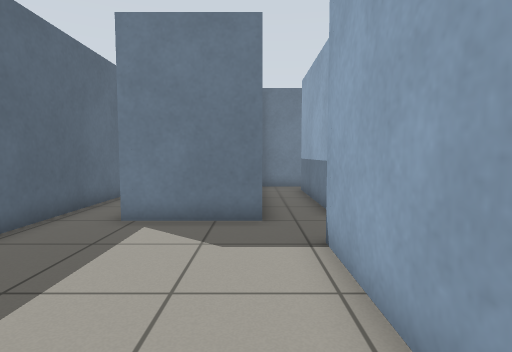
[1] (above)

16 first-person views from a walk through a world built for the Gazebo simulator. The camera is 0.82 m above the floor, tilts 4° down and sees 80° across. The floor is counted in squares, 0.5 m on a side. Each view is taken from the middle of a square. On the plan, view 1 faces up. The plan holds only what a view shows up to about 15 squares ahead; the rest is blank.

[2]
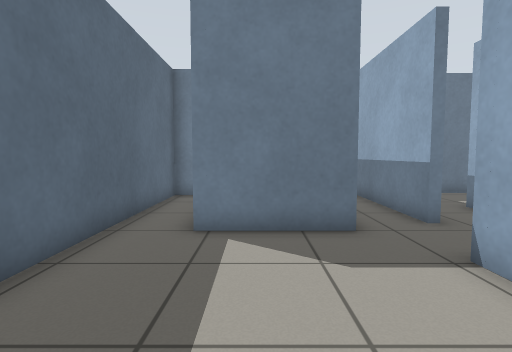

[3]
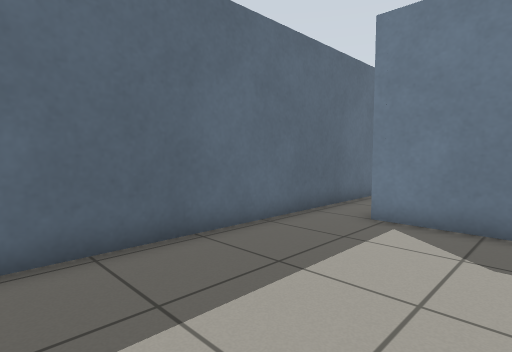

[4]
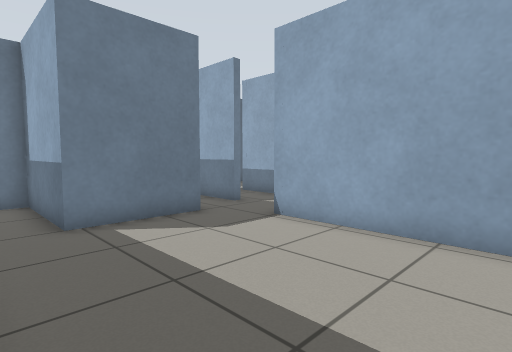

[5]
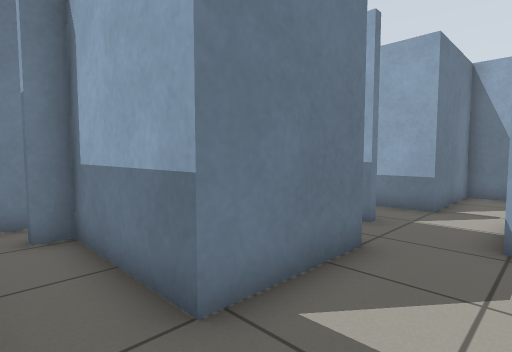

[6]
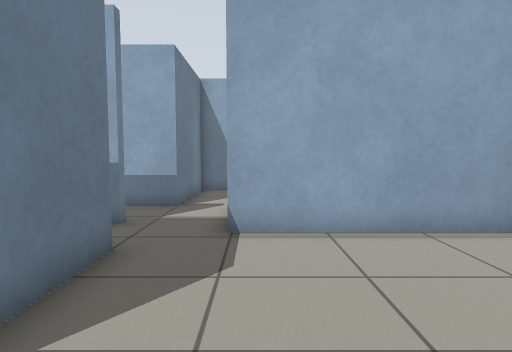

[7]
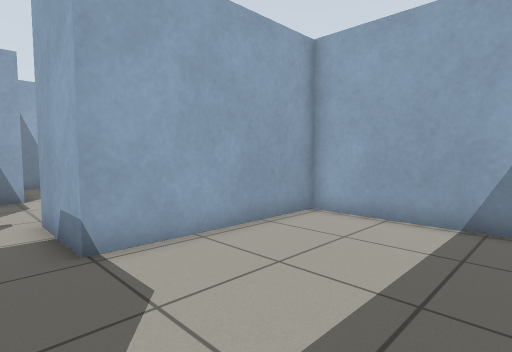

[8]
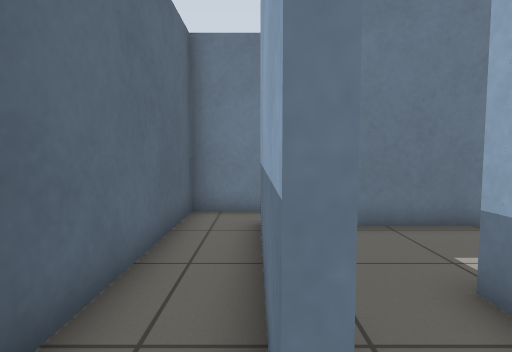

[9]
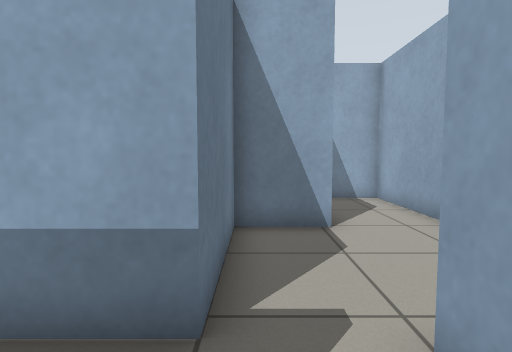

[10]
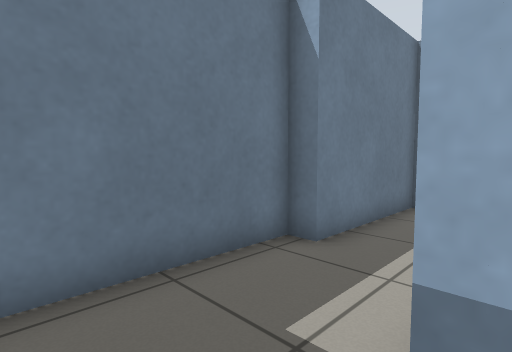

[11]
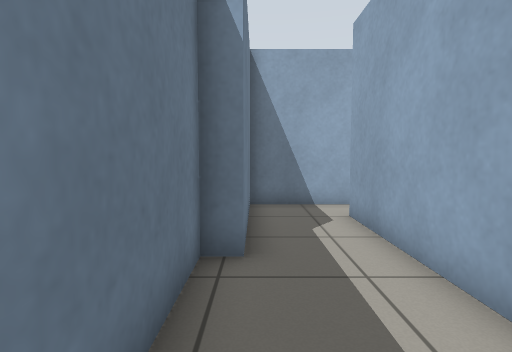

[12]
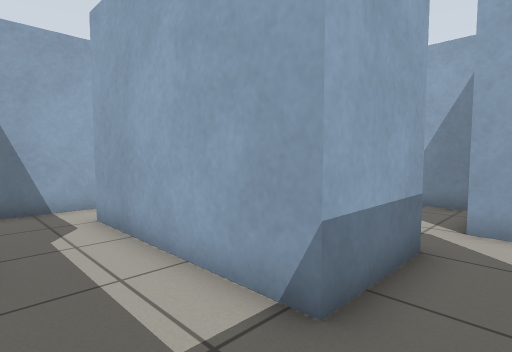

[13]
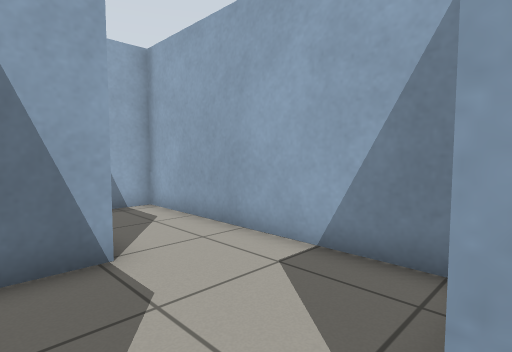

[14]
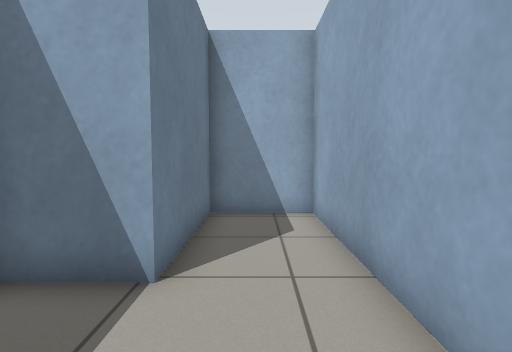

[15]
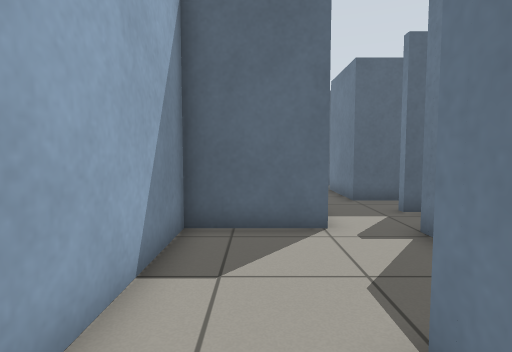

[16]
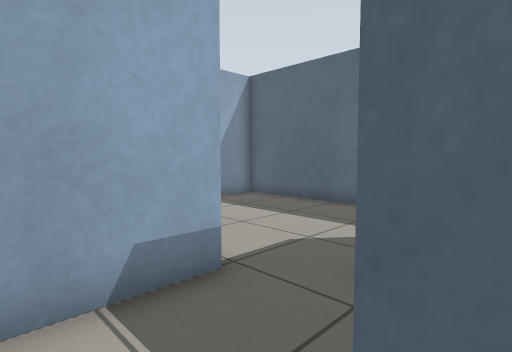

### Floor plan
Points are (right, up) in squares from view 1. A wall is a line through its corners. A room is listed if a view was taken in it or the views show most of it. See-through windows are left out.
Room 1 (views 1, 2, 3, 4, 5, 6, 7, 8, 9)
walls: (2.4, 8.2) (2.1, 8.2) (2.1, 14.2); (-3.7, 13.2) (-5.3, 13.2) (-5.3, -0.7) (1.3, -0.7) (1.3, 5.6) (2.5, 5.6); (2.3, 15.7) (0.2, 15.7) (0.2, 7.5) (-3.3, 7.5) (-3.3, 11.7) (-4.1, 11.7)
ways out: opening at (2, 7) to room 2; opening at (-3.5, 13); opening at (1, 15)
Room 2 (views 10, 13, 16)
walls: (2.5, 5.6) (4.3, 5.6); (2.4, 9) (2.4, 8.2); (8.8, 5.3) (8.8, 7.5) (4.6, 7.5) (4.6, 10.5)
ways out: opening at (2, 7) to room 1; opening at (3.5, 9.5) to room 3; opening at (6.5, 5) to room 4
Room 3 (views 11, 12)
walls: (4.6, 10.5) (11.1, 10.5); (13, 9.9) (13, 13.2) (7.8, 13.2) (7.8, 13.9) (3.2, 13.9)
ways out: opening at (3.5, 9.5) to room 2
Room 4 (views 14, 15)
walls: (4.3, 5.6) (4.3, 2.4) (13.5, 2.4) (13.5, 5.3) (8.8, 5.3)
ways out: opening at (6.5, 5) to room 2

Positions as (right, up) in squares from view 1, and headings:
1: (0, 0), facing up
2: (-2, 1), facing up
3: (0, 0), facing up-left
4: (-5, 0), facing up-right
5: (-5, 5), facing up-right
6: (-5, 5), facing right
7: (-4, 7), facing down-right
8: (2, 7), facing up
9: (2, 7), facing right
10: (3, 10), facing up-right
11: (3, 13), facing right
12: (3, 13), facing down-right
13: (4, 7), facing down-right
14: (5, 4), facing right
15: (11, 4), facing left
16: (4, 9), facing down-left
